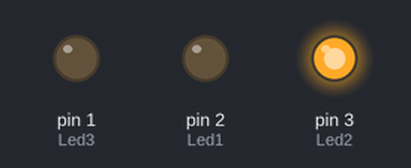
A sketch run on a simulated Arduino Uno, built with avr-gcc and run on an emulated ATmega328P. Shown: output pins drawn as LEDs (lit = HIGH).

Above: at 0.5 s.
At 2.5 s:
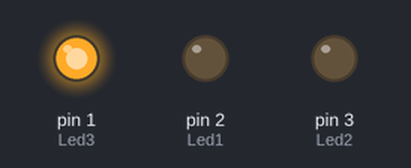
At 4.5 s:
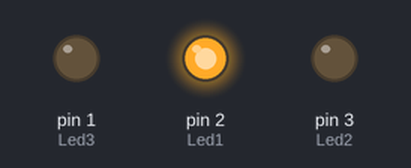
At 5.5 s:
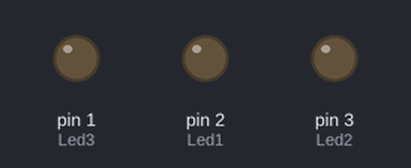
Timing chart, 0 to 7.8 s (numbered marks = the images above):
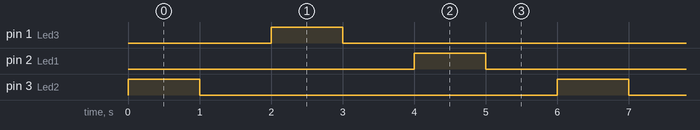

The sketch:

code.ino
```cpp
// C++ code
int Led1=2;
int Led2=3;
int Led3=1 ;

void setup()
{

pinMode (Led2 ,OUTPUT);
pinMode (Led3,OUTPUT);
pinMode (Led1,OUTPUT);
}

void loop()
{
 digitalWrite(Led2,HIGH);
  delay(1000);
  digitalWrite(Led2,LOW);
      delay(1000);
  digitalWrite(Led3,HIGH);
  delay(1000);
   digitalWrite(Led3,LOW);
      delay(1000);
   digitalWrite(Led1,HIGH);
  delay(1000);
   digitalWrite(Led1,LOW);
      delay(1000);
   // Delay a little bit to improve simulation performance
}
```

Measured:
- by itself, pin 1 (Led3), pin 2 (Led1), pin 3 (Led2): alternates HIGH for 1.0 s and LOW for 5.0 s
- by itself, everything shown: repeats every 6.0 s, in 6 steps
